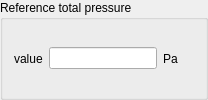
    <widget class="QGroupBox" name="groupBoxPressure">
     <property name="toolTip">
      <string>&lt;html&gt;&lt;head/&gt;&lt;body&gt;&lt;p&gt;&lt;span style=&quot; font-size:9pt;&quot;&gt;Define the reference pressure in Pascals. &lt;/span&gt;&lt;span style=&quot; font-size:9pt; font-weight:600;&quot;&gt;p0&lt;/span&gt;&lt;span style=&quot; font-size:9pt;&quot;&gt; is the reference pressure for the total pressure. Except with the compressible module, the total pressure P is evaluated from the reduced pressure &lt;/span&gt;&lt;span style=&quot; font-size:9pt; font-weight:600;&quot;&gt;P*&lt;/span&gt;&lt;span style=&quot; font-size:9pt;&quot;&gt; so that &lt;/span&gt;&lt;span style=&quot; font-size:9pt; font-weight:600;&quot;&gt;P&lt;/span&gt;&lt;span style=&quot; font-size:9pt;&quot;&gt; is equal to &lt;/span&gt;&lt;span style=&quot; font-size:9pt; font-weight:600;&quot;&gt;p0&lt;/span&gt;&lt;span style=&quot; font-size:9pt;&quot;&gt; at the reference position &lt;/span&gt;&lt;span style=&quot; font-size:9pt; font-weight:600;&quot;&gt;x0&lt;/span&gt;&lt;span style=&quot; font-size:9pt;&quot;&gt; (given by &lt;/span&gt;&lt;span style=&quot; font-size:9pt; font-weight:600;&quot;&gt;xyzp0&lt;/span&gt;&lt;span style=&quot; font-size:9pt;&quot;&gt;).&lt;/span&gt;&lt;/p&gt;&lt;p&gt;&lt;span style=&quot; font-size:9pt;&quot;&gt;(code_saturne key word: &lt;/span&gt;&lt;span style=&quot; font-size:9pt; font-weight:600;&quot;&gt;P0&lt;/span&gt;&lt;span style=&quot; font-size:9pt;&quot;&gt;)&lt;/span&gt;&lt;/p&gt;&lt;/body&gt;&lt;/html&gt;</string>
     </property>
     <property name="title">
      <string>Reference total pressure</string>
     </property>
     <layout class="QGridLayout" name="_7">
      <item row="0" column="0">
       <layout class="QHBoxLayout" name="_8">
        <item>
         <widget class="QLabel" name="labelP0">
          <property name="toolTip">
           <string>&lt;html&gt;&lt;head/&gt;&lt;body&gt;&lt;p&gt;&lt;span style=&quot; font-size:9pt;&quot;&gt;Define the reference pressure in Pascals. &lt;/span&gt;&lt;span style=&quot; font-size:9pt; font-weight:600;&quot;&gt;p0&lt;/span&gt;&lt;span style=&quot; font-size:9pt;&quot;&gt; is the reference pressure for the total pressure. Except with the compressible module, the total pressure P is evaluated from the reduced pressure &lt;/span&gt;&lt;span style=&quot; font-size:9pt; font-weight:600;&quot;&gt;P*&lt;/span&gt;&lt;span style=&quot; font-size:9pt;&quot;&gt; so that &lt;/span&gt;&lt;span style=&quot; font-size:9pt; font-weight:600;&quot;&gt;P&lt;/span&gt;&lt;span style=&quot; font-size:9pt;&quot;&gt; is equal to &lt;/span&gt;&lt;span style=&quot; font-size:9pt; font-weight:600;&quot;&gt;p0&lt;/span&gt;&lt;span style=&quot; font-size:9pt;&quot;&gt; at the reference position &lt;/span&gt;&lt;span style=&quot; font-size:9pt; font-weight:600;&quot;&gt;x0&lt;/span&gt;&lt;span style=&quot; font-size:9pt;&quot;&gt; (given by &lt;/span&gt;&lt;span style=&quot; font-size:9pt; font-weight:600;&quot;&gt;xyzp0&lt;/span&gt;&lt;span style=&quot; font-size:9pt;&quot;&gt;).&lt;/span&gt;&lt;/p&gt;&lt;p&gt;&lt;span style=&quot; font-size:9pt;&quot;&gt;(code_saturne key word: &lt;/span&gt;&lt;span style=&quot; font-size:9pt; font-weight:600;&quot;&gt;P0&lt;/span&gt;&lt;span style=&quot; font-size:9pt;&quot;&gt;)&lt;/span&gt;&lt;/p&gt;&lt;/body&gt;&lt;/html&gt;</string>
          </property>
          <property name="text">
           <string>value</string>
          </property>
         </widget>
        </item>
        <item>
         <widget class="QLineEdit" name="lineEditP0">
          <property name="toolTip">
           <string>&lt;html&gt;&lt;head/&gt;&lt;body&gt;&lt;p&gt;&lt;span style=&quot; font-size:9pt;&quot;&gt;Define the reference pressure in Pascals. &lt;/span&gt;&lt;span style=&quot; font-size:9pt; font-weight:600;&quot;&gt;p0&lt;/span&gt;&lt;span style=&quot; font-size:9pt;&quot;&gt; is the reference pressure for the total pressure. Except with the compressible module, the total pressure P is evaluated from the reduced pressure &lt;/span&gt;&lt;span style=&quot; font-size:9pt; font-weight:600;&quot;&gt;P*&lt;/span&gt;&lt;span style=&quot; font-size:9pt;&quot;&gt; so that &lt;/span&gt;&lt;span style=&quot; font-size:9pt; font-weight:600;&quot;&gt;P&lt;/span&gt;&lt;span style=&quot; font-size:9pt;&quot;&gt; is equal to &lt;/span&gt;&lt;span style=&quot; font-size:9pt; font-weight:600;&quot;&gt;p0&lt;/span&gt;&lt;span style=&quot; font-size:9pt;&quot;&gt; at the reference position &lt;/span&gt;&lt;span style=&quot; font-size:9pt; font-weight:600;&quot;&gt;x0&lt;/span&gt;&lt;span style=&quot; font-size:9pt;&quot;&gt; (given by &lt;/span&gt;&lt;span style=&quot; font-size:9pt; font-weight:600;&quot;&gt;xyzp0&lt;/span&gt;&lt;span style=&quot; font-size:9pt;&quot;&gt;).&lt;/span&gt;&lt;/p&gt;&lt;p&gt;&lt;span style=&quot; font-size:9pt;&quot;&gt;(code_saturne key word: &lt;/span&gt;&lt;span style=&quot; font-size:9pt; font-weight:600;&quot;&gt;P0&lt;/span&gt;&lt;span style=&quot; font-size:9pt;&quot;&gt;)&lt;/span&gt;&lt;/p&gt;&lt;/body&gt;&lt;/html&gt;</string>
          </property>
         </widget>
        </item>
        <item>
         <widget class="QLabel" name="labelUnitP0">
          <property name="toolTip">
           <string>&lt;html&gt;&lt;head/&gt;&lt;body&gt;&lt;p&gt;&lt;span style=&quot; font-size:9pt;&quot;&gt;Define the reference pressure in Pascals. &lt;/span&gt;&lt;span style=&quot; font-size:9pt; font-weight:600;&quot;&gt;p0&lt;/span&gt;&lt;span style=&quot; font-size:9pt;&quot;&gt; is the reference pressure for the total pressure. Except with the compressible module, the total pressure P is evaluated from the reduced pressure &lt;/span&gt;&lt;span style=&quot; font-size:9pt; font-weight:600;&quot;&gt;P*&lt;/span&gt;&lt;span style=&quot; font-size:9pt;&quot;&gt; so that &lt;/span&gt;&lt;span style=&quot; font-size:9pt; font-weight:600;&quot;&gt;P&lt;/span&gt;&lt;span style=&quot; font-size:9pt;&quot;&gt; is equal to &lt;/span&gt;&lt;span style=&quot; font-size:9pt; font-weight:600;&quot;&gt;p0&lt;/span&gt;&lt;span style=&quot; font-size:9pt;&quot;&gt; at the reference position &lt;/span&gt;&lt;span style=&quot; font-size:9pt; font-weight:600;&quot;&gt;x0&lt;/span&gt;&lt;span style=&quot; font-size:9pt;&quot;&gt; (given by &lt;/span&gt;&lt;span style=&quot; font-size:9pt; font-weight:600;&quot;&gt;xyzp0&lt;/span&gt;&lt;span style=&quot; font-size:9pt;&quot;&gt;).&lt;/span&gt;&lt;/p&gt;&lt;p&gt;&lt;span style=&quot; font-size:9pt;&quot;&gt;(code_saturne key word: &lt;/span&gt;&lt;span style=&quot; font-size:9pt; font-weight:600;&quot;&gt;P0&lt;/span&gt;&lt;span style=&quot; font-size:9pt;&quot;&gt;)&lt;/span&gt;&lt;/p&gt;&lt;/body&gt;&lt;/html&gt;</string>
          </property>
          <property name="text">
           <string>Pa</string>
          </property>
         </widget>
        </item>
        <item>
         <spacer>
          <property name="orientation">
           <enum>Qt::Horizontal</enum>
          </property>
          <property name="sizeHint" stdset="0">
           <size>
            <width>16</width>
            <height>16</height>
           </size>
          </property>
         </spacer>
        </item>
       </layout>
      </item>
     </layout>
    </widget>
